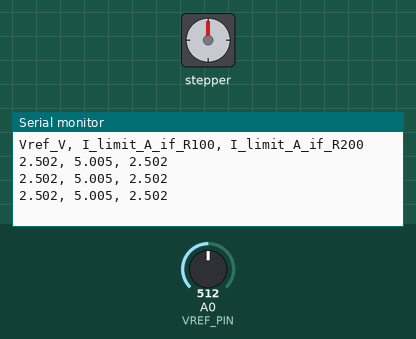
Recording of a sketch running on a simulated Arduino Uno, built with avr-gcc and run on an emulated ATmega328P. Shown: stepper motor, the last lines printed to the serial monitor. Wiring (inferred from the names in the program): stepper motor driver (200 steps per turn assumed): step pin 3; direction pin 4; enable pin 5. The test bench sets the inputs (shaded band); at power-on: A0 (VREF_PIN) = 512.

Above: at 1.2 s.
1.3 s: A0 (VREF_PIN) set to 6
At 2.0 s:
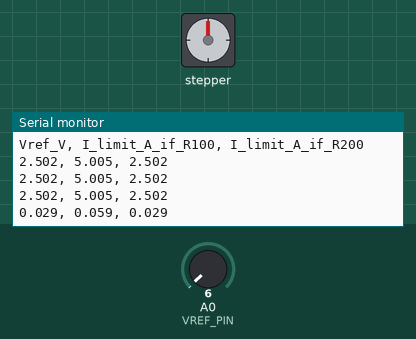
2.8 s: A0 (VREF_PIN) set to 3
At 3.5 s:
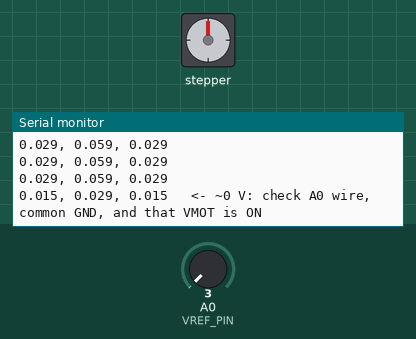

Measured:
- the behaviour switches between 5 and 4 on A0 (VREF_PIN) (found by bisection; images 1 and 2)
- after the input at 1.3 s, the serial monitor: prints a new line after 0.24 s (image 1)
- after the input at 2.8 s, the serial monitor: prints a new line after 0.26 s (image 2)

The sketch:

vref_reader.ino
```cpp
/*
  vref_reader.ino  -  read the DRV8825 current-limit voltage (Vref) with the Uno, no multimeter needed

  NOTHING MOVES: this sketch never pulses STEP. It holds EN (D5) HIGH = driver disabled,
  and leaves STEP (D3) and DIR (D4) LOW. Run it with the MOTOR DISCONNECTED.

  Wiring (power everything OFF before connecting):
    - Uno A0  ->  the DRV8825 Vref test point (the metal top/centre of the small trimpot)
    - Uno GND ->  DRV8825 GND (common ground is required, otherwise the reading is meaningless)
    - VMOT 12 V must be ON while measuring: on the Pololu-style carrier, Vref only exists when VMOT is powered.

  Current limit formula (DRV8825 datasheet: I_limit = Vref / (5 * R_sense)):
    R_sense = 0.100 ohm (most Pololu-style boards, marked "R100")  ->  I_limit = 2 * Vref
    R_sense = 0.200 ohm (some clones, marked "R200")              ->  I_limit = Vref
  Check the two small resistors near the chip to see which one you have.

  Accuracy: the 5 V pin is the ADC reference. USB "5 V" is often 4.7-5.1 V, so expect about +/-5 %.
  If you can, power the Uno from the same supply every time you read.
*/

const uint8_t STEP_PIN = 3;
const uint8_t DIR_PIN  = 4;
const uint8_t EN_PIN   = 5;   // active LOW: HIGH = driver disabled
const uint8_t VREF_PIN = A0;

const float   ADC_REF_V = 5.0;   // change to your measured 5 V if you know it
const uint8_t SAMPLES   = 64;

void setup() {
  // Disable the driver FIRST: write HIGH before switching the pin to output, so it is never driven LOW.
  digitalWrite(EN_PIN, HIGH);
  pinMode(EN_PIN, OUTPUT);
  digitalWrite(STEP_PIN, LOW); pinMode(STEP_PIN, OUTPUT);
  digitalWrite(DIR_PIN, LOW);  pinMode(DIR_PIN, OUTPUT);

  analogReference(DEFAULT);       // 5 V reference
  Serial.begin(115200);
  Serial.println(F("DRV8825 Vref reader (driver disabled, no STEP output)"));
  Serial.println(F("Vref_V, I_limit_A_if_R100, I_limit_A_if_R200"));
}

void loop() {
  uint32_t sum = 0;
  for (uint8_t i = 0; i < SAMPLES; i++) sum += analogRead(VREF_PIN);
  float counts = sum / (float)SAMPLES;
  float vref = counts * ADC_REF_V / 1023.0;

  Serial.print(vref, 3);       Serial.print(F(", "));
  Serial.print(2.0 * vref, 3); Serial.print(F(", "));
  Serial.print(vref, 3);
  if (counts < 5)    Serial.print(F("   <- ~0 V: check A0 wire, common GND, and that VMOT is ON"));
  if (counts > 1015) Serial.print(F("   <- at the top of the range: wrong point? (Vref is normally below ~1.5 V)"));
  Serial.println();
  delay(500);   // a simple 2 readings per second is fine here; nothing time-critical runs in this sketch
}
```
